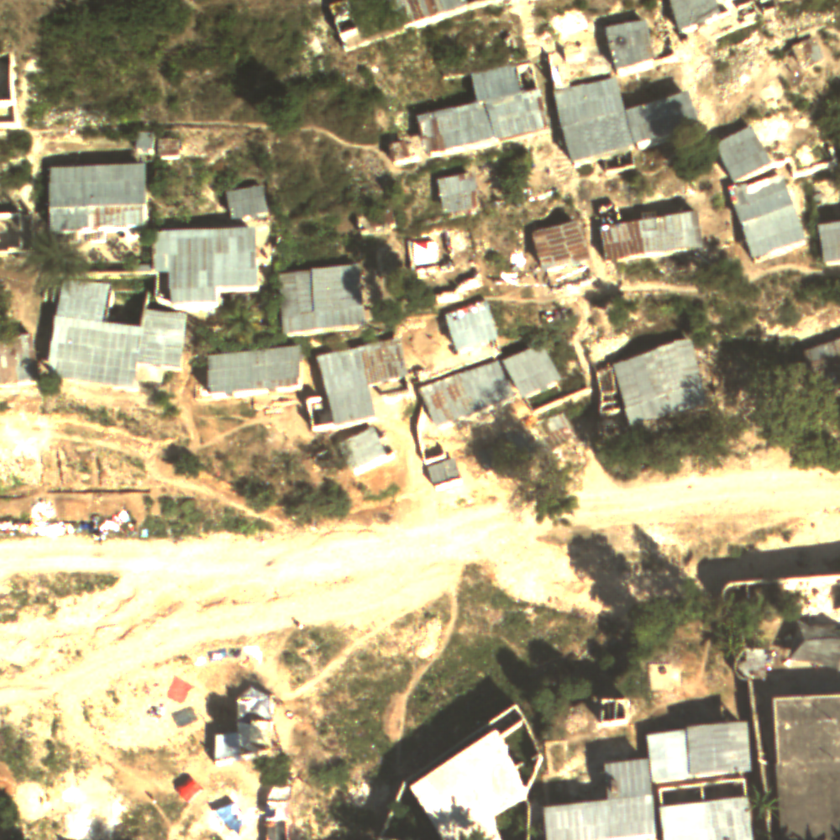
#> input picture Haiti_Image.tif, 840 x 840 px, shrunk from 1000 x 1000 before the run
$ python 'EM_unsupervised_image_clustering KMeans.py'
#> lines starting #> are read from the running program, lines starting #| are printed output that depends on the picture
# Unsupervised Image Classification
# using Gaussian Mixture Model Expectation Maximization
# by William F. Basener
# University of Virginia, School of Data Science

from sklearn.mixture import GaussianMixture
from sklearn.cluster import KMeans
import numpy as np
import matplotlib.pyplot as plt
from PIL import Image

# read the image and convert to numpy array
im = Image.open('Haiti_Image.tif')
#> im is the input picture: PIL image 840x840 RGB; mean R, G, B 170.5, 160.4, 127.1
imArray = np.array(im)
nrows, ncols, nbands = np.shape(imArray)
#> nrows = 840; ncols = 840; nbands = 3

# reshape the image array to num_observations by num_features (1,000,000 by 3)
X = np.reshape(imArray,[nrows*ncols,nbands])

# Create and train our Gaussian Mixture Expectation Maximization Model
model = KMeans(n_clusters=4)

model.fit(X)
# predict latent values
yhat = model.predict(X)

# reshape the result into an image
imSubset_hat = np.reshape(yhat,[nrows,ncols])
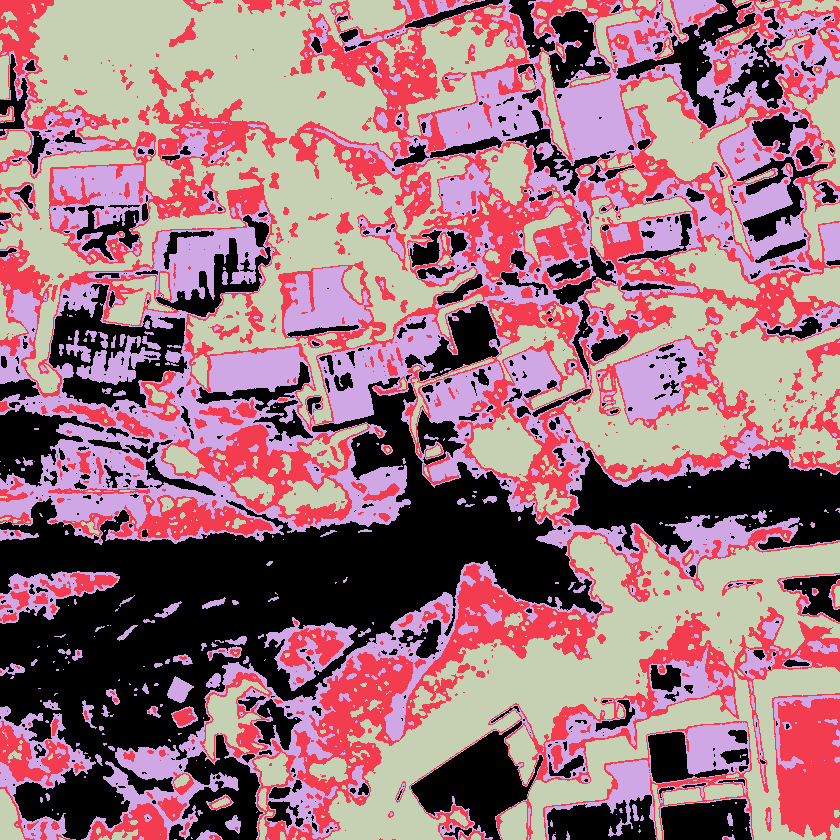
#> imSubset_hat: shape (840, 840) int32; 4 distinct labels, from 0 to 3; one colour per label, 0 black

# plot the output, including the BIC in the title
plt.figure()
plt.suptitle('Unsupervised Classification, KMeans')
plt.subplot(121)
plt.imshow(imArray)
plt.title('Color Image')
plt.subplot(122)
plt.imshow(imSubset_hat)
plt.title('KMeans Classification Result')


fig = plt.figure()
ax = fig.add_subplot(projection='3d')
ax.scatter(X[:,0], X[:,1], X[:,2], c=yhat, alpha=0.1)


plt.show()
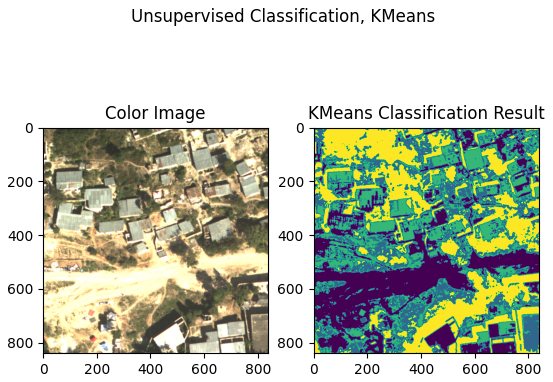
#> figure drawn by matplotlib, 2 panels
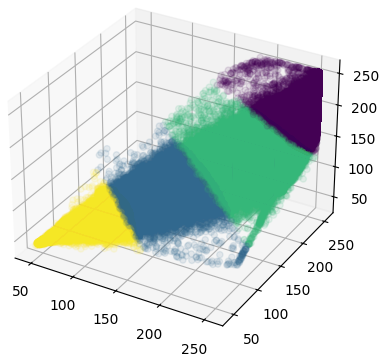
#> figure drawn by matplotlib, 1 panel

print('pause')

$ run again, with ConditionaCovariance.png saved as Haiti_Image.tif
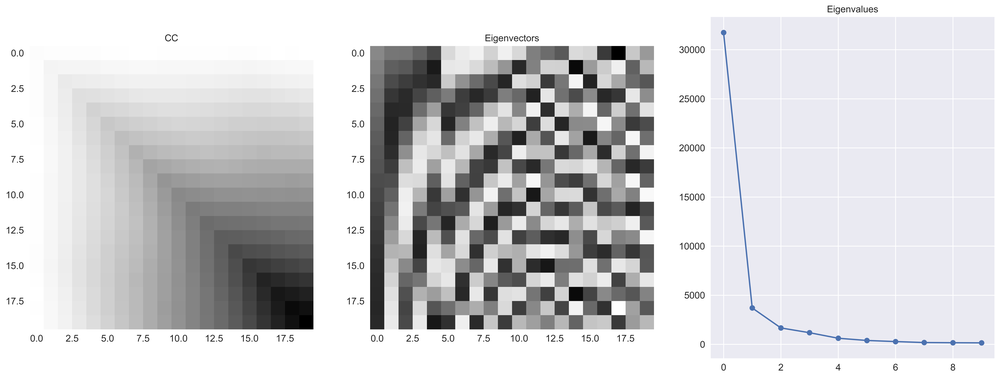
#> input picture ConditionaCovariance.png, 1000 x 378 px, shrunk from 8835 x 3344 before the run
#> im is the input picture: PIL image 1000x378 RGBA; mean R, G, B, A 209, 209.1, 211.2, 255
#> `imSubset_hat = np.reshape(yhat,[nrows,ncols])`:
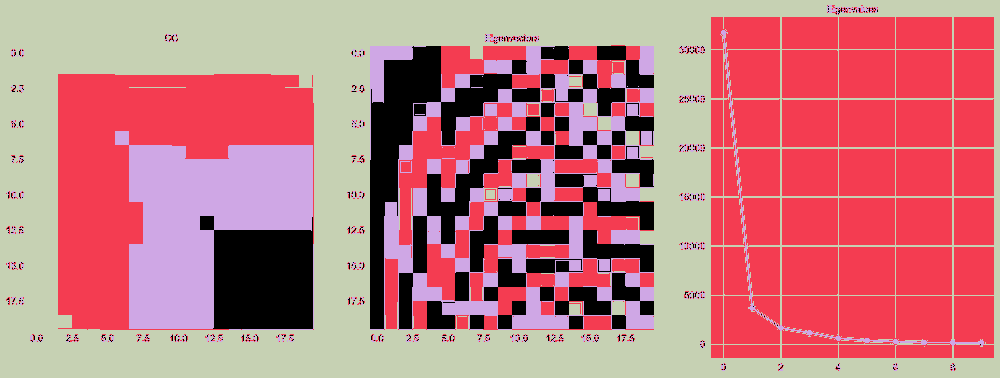
#> imSubset_hat: shape (378, 1000) int32; 4 distinct labels, from 0 to 3; one colour per label, 0 black
#> `plt.show()`:
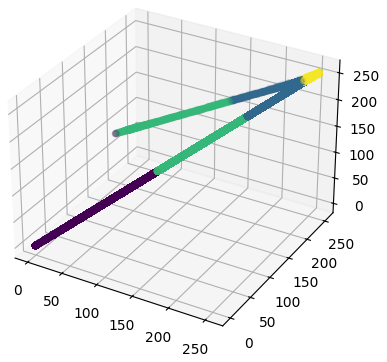
#> figure drawn by matplotlib, 1 panel

$ run again, with covariance.png saved as Haiti_Image.tif
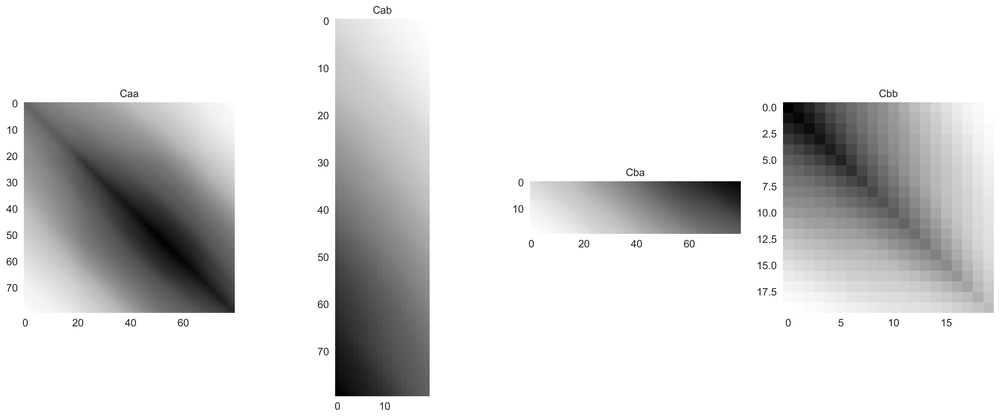
#> input picture covariance.png, 1000 x 418 px, shrunk from 7991 x 3344 before the run
#> im is the input picture: PIL image 1000x418 RGBA; mean R, G, B, A 218.7, 218.7, 218.7, 255
#> `imSubset_hat = np.reshape(yhat,[nrows,ncols])`:
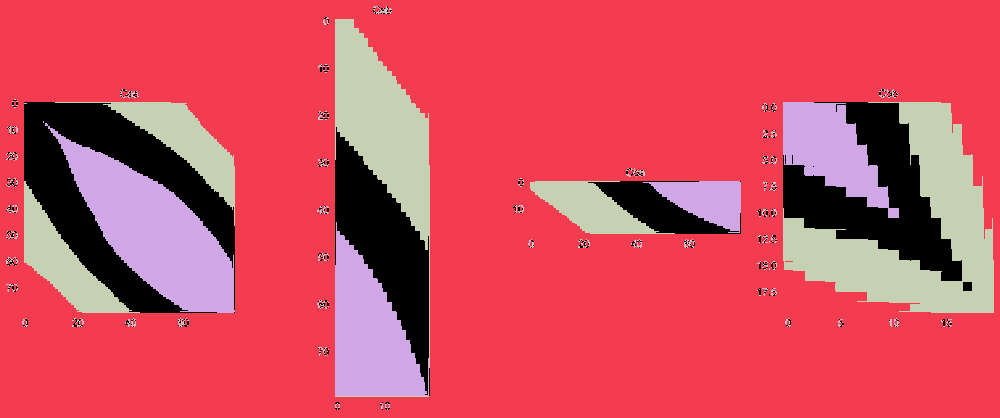
#> imSubset_hat: shape (418, 1000) int32; 4 distinct labels, from 0 to 3; one colour per label, 0 black
#> `plt.show()`:
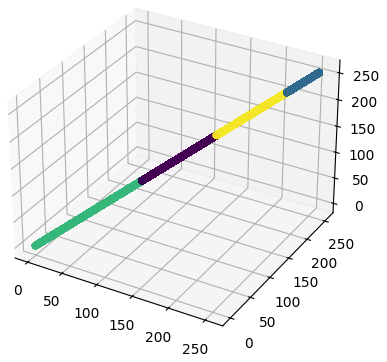
#> figure drawn by matplotlib, 1 panel
